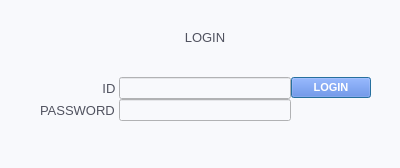
<?xml version="1.0" encoding="UTF-8"?>
<ui version="4.0">
 <class>Dialog</class>
 <widget class="QDialog" name="Dialog">
  <property name="geometry">
   <rect>
    <x>0</x>
    <y>0</y>
    <width>400</width>
    <height>168</height>
   </rect>
  </property>
  <property name="windowTitle">
   <string>Dialog</string>
  </property>
  <property name="styleSheet">
   <string notr="true">QWidget
{
	background-color: rgb(248, 249, 252);
	color: #000000;

}


/*-----QLabel-----*/
QLabel
{
	background-color: transparent;
	color: rgb(80, 82, 95);
	font-size: 13px;

}


/*-----QPushButton-----*/
QPushButton
{
	background-color: rgb(80,120,222);
	color: #fff;
	font-size: 11px;
	font-weight: bold;
}

QPushButton::hover
{
	background-color: #3457b3;

}

QPushButton::disabled
{
	background-color: #4d5770;

}


QPushButton::pressed
{
	background-color: #85a7ff;

}





</string>
  </property>
  <widget class="QWidget" name="gridLayoutWidget">
   <property name="geometry">
    <rect>
     <x>40</x>
     <y>30</y>
     <width>331</width>
     <height>91</height>
    </rect>
   </property>
   <layout class="QGridLayout" name="gridLayout">
    <property name="bottomMargin">
     <number>0</number>
    </property>
    <property name="spacing">
     <number>0</number>
    </property>
    <item row="2" column="0">
     <widget class="QLabel" name="label_3">
      <property name="text">
       <string>PASSWORD </string>
      </property>
     </widget>
    </item>
    <item row="1" column="0">
     <widget class="QLabel" name="label_2">
      <property name="text">
       <string>ID </string>
      </property>
      <property name="alignment">
       <set>Qt::AlignRight|Qt::AlignTrailing|Qt::AlignVCenter</set>
      </property>
     </widget>
    </item>
    <item row="0" column="1">
     <widget class="QLabel" name="login">
      <property name="font">
       <font>
        <pointsize>-1</pointsize>
       </font>
      </property>
      <property name="text">
       <string>LOGIN</string>
      </property>
      <property name="alignment">
       <set>Qt::AlignHCenter|Qt::AlignTop</set>
      </property>
     </widget>
    </item>
    <item row="1" column="2">
     <widget class="QPushButton" name="loginButton">
      <property name="text">
       <string>LOGIN</string>
      </property>
     </widget>
    </item>
    <item row="1" column="1">
     <widget class="QLineEdit" name="idText"/>
    </item>
    <item row="2" column="1">
     <widget class="QLineEdit" name="passwordText">
      <property name="echoMode">
       <enum>QLineEdit::Password</enum>
      </property>
     </widget>
    </item>
   </layout>
  </widget>
  <widget class="QLabel" name="warning">
   <property name="geometry">
    <rect>
     <x>110</x>
     <y>130</y>
     <width>131</width>
     <height>16</height>
    </rect>
   </property>
   <property name="font">
    <font>
     <pointsize>-1</pointsize>
    </font>
   </property>
   <property name="text">
    <string/>
   </property>
  </widget>
 </widget>
 <resources/>
 <connections/>
</ui>
